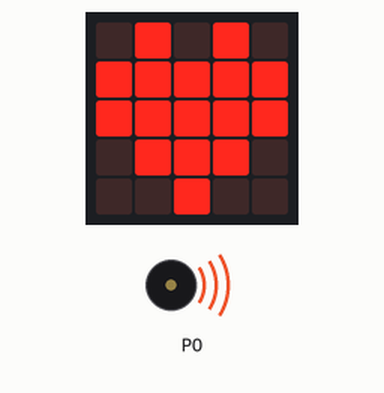
Simulated run of this program. Board: BBC micro:bit (MakeCode). On the bench: the board's 5×5 LED display, buzzer (waves = sounding). Random numbers come from a fixed seed.

Above: at 3.8 s.
At 13.6 s:
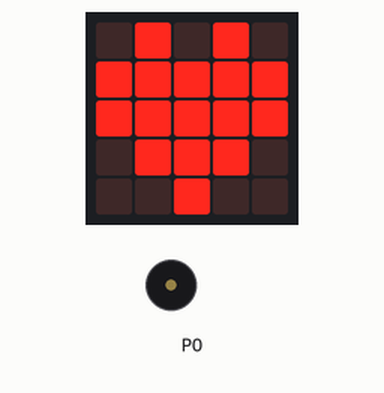
At 19.62 s:
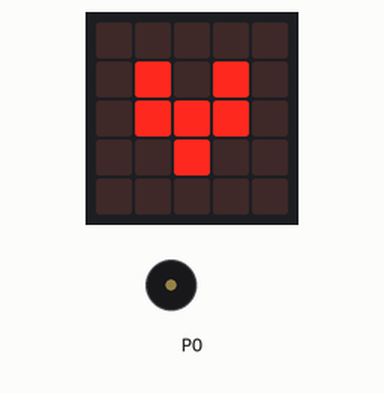
At 35.3 s:
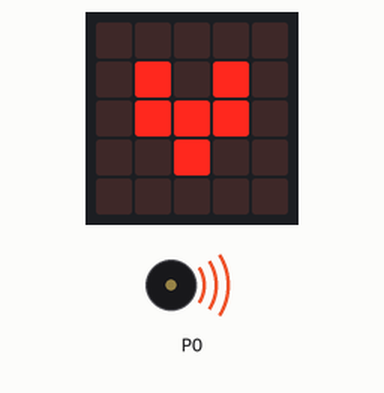
Timing chart, 0 to 40.0 s (numbered marks = the images above):
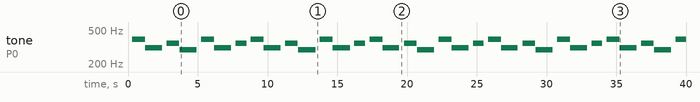

Measured:
- by itself, tone on P0: plays 392 Hz for 0.30 s, 392 Hz for 0.62 s, 311 Hz for 1.2 s, 349 Hz for 0.89 s, 294 Hz for 1.2 s, 392 Hz for 0.93 s … (34 notes in this stretch)
- what the display in image 0 shows lasts 0.6 s, from 3.7 s to 4.3 s
- what the display in image 2 shows lasts 4.3 s, from 16.4 s to 20.7 s

The program:

main.ts
```typescript
input.onGesture(Gesture.Shake, function () {
    basic.showIcon(IconNames.Heart)
    basic.showIcon(IconNames.SmallHeart)
})
radio.setGroup(1)
music.play(music.stringPlayable("- - - - - - - - ", 98), music.PlaybackMode.InBackground)
radio.setGroup(randint(0, 3))
basic.forever(function () {
    music._playDefaultBackground(music.builtInPlayableMelody(Melodies.Dadadadum), music.PlaybackMode.LoopingInBackground)
    music.play(music.tonePlayable(220, music.beat(BeatFraction.Breve)), music.PlaybackMode.UntilDone)
    music.rest(music.beat(BeatFraction.Double))
    for (let index = 0; index < 4; index++) {
        basic.showIcon(IconNames.Heart)
        basic.showIcon(IconNames.SmallHeart)
    }
})
```

test.ts
```typescript
// testes vão aqui; isto não será compilado quando este pacote for usado como uma extensão.
```
